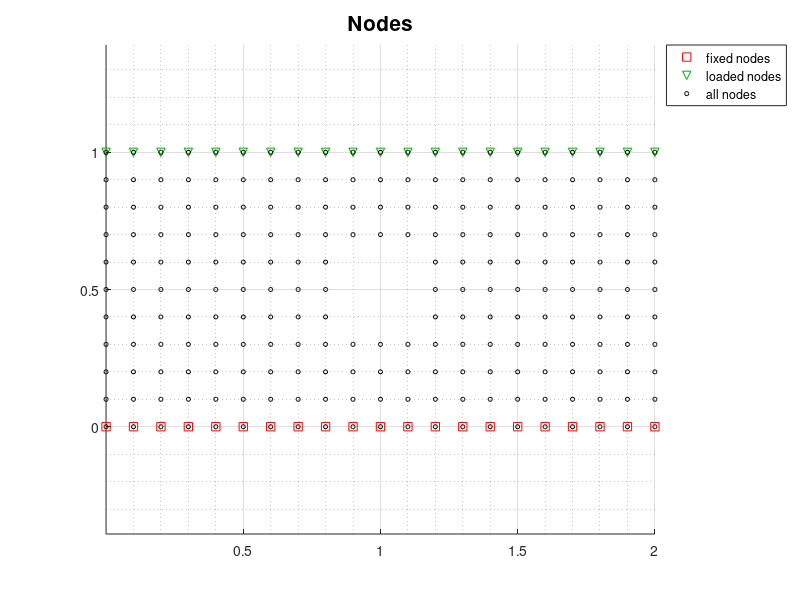
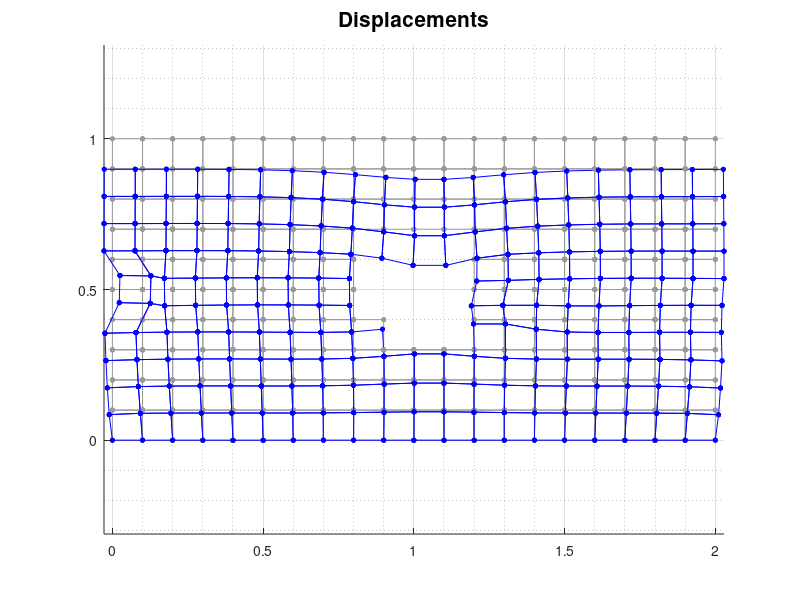
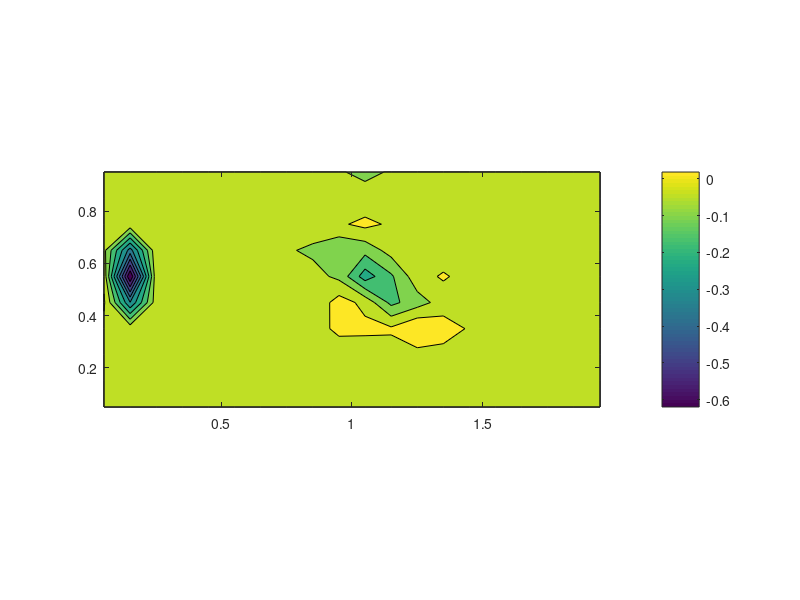
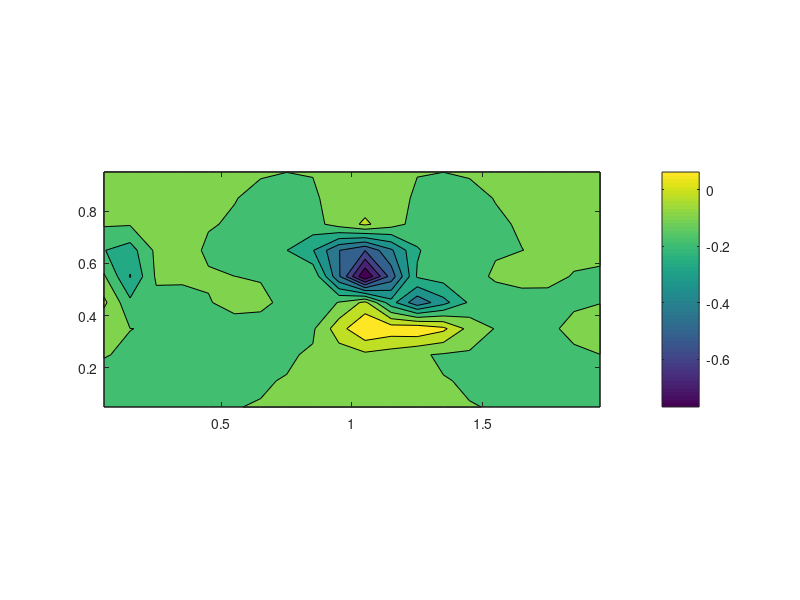

The MATLAB script that drew these images, in order:
%%% Part 2 - Plane Strain/Stress %%%

%%% a2D continuum structure %%%
clear all, close all, clc

% Plot parameters
nms = 3; % node marker size for displacements plot

% Material properties
E = 1; % Young modulus in [N/m^2]
v = 0.3;

% Size of the structure
Lx = 2; % length of the structure in x-direction [m]
Ly = 1;
D = 0.4; % diameter of the hole

% Mesh
nx = 10*Lx; % n. elements in x
ny = 10*Ly;
m = nx*ny; % total n. of elements
Dx = Lx/nx; % size of the element along x
Dy = Ly/ny;

% Nodes
N = (nx+1)*(ny+1); % total n. of nodes

% Node grid - we use here a grid numeration
ix = [1:nx+1];
iy = [1:ny+1];

% Node coordinates
x = (ix-1)*Dx;
y = (iy-1)*Dy;
[xn,yn] = meshgrid(x,y);

% Hole dimensions and coordinates
R = D/2 - 0.01; % accountfor error
center = [Lx/2,Ly/2];

% Stiffness matrix
K = zeros(2*N,2*N);
Em = [1 v 0;
      v 1 0;
      0 0 (1-v)/2]*E/(1-v^2); % plane stress
% Em = [(1-v) v 0;
%       v (1-v) 0;
%       0 0 (1-2*v)/2]*E/((1+v)*(1-2*v)); % plane strain

% Gauss points
g(1,:) = 1/sqrt(3)*[-1,-1]; % the matrix g contains the coordinates of the Gaussian points
g(2,:) = 1/sqrt(3)*[1,-1];
g(3,:) = 1/sqrt(3)*[-1,1];
g(4,:) = 1/sqrt(3)*[1,1];

for ex = 1:nx
    for ey = 1:ny
        i = (ey-1)*(nx+1)+ex;
        j = i+nx+1;
        x1 = xn(ey,ex); x2 = xn(ey,ex+1); x3 = x1; x4 = x2;
        y1 = yn(ey,ex); y2 = y1; y3 = yn(ey+1,ex); y4 = y3;
        
        % Hole
        distance = sqrt((x1 - center(1))^2 + (y1 - center(2))^2); 
        if distance <= R 
            xn(ey, ex) = NaN; 
            yn(ey, ex) = NaN;
            continue
        end

        Kq = 0;
        for gg = 1:4 % the four Gauss points
            xx = g(gg,1);
            yy = g(gg,2);
            Nxx = [-0.25*(1-yy), 0.25*(1-yy), -0.25*(1+yy), 0.25*(1+yy)];
            Nyy = [-0.25*(1-xx), -0.25*(1+xx), 0.25*(1-xx), 0.25*(1+xx)];
            J = [Nxx*[x1;x2;x3;x4], Nxx*[y1;y2;y3;y4]; Nyy*[x1;x2;x3;x4], Nyy*[y1;y2;y3;y4]];
            dJ = det(J);
            iJ = inv(J);
            A= (1/dJ)*([J(2,2) -1*J(1,2) 0 0; 0 0 -1*J(2,1) J(1,1); -1*J(2,1) J(1,1) J(2,2) -1*J(1,2)]);
            G = [Nxx(1) 0 Nxx(2) 0 Nxx(3) 0 Nxx(4) 0;
                Nyy(1) 0 Nyy(2) 0 Nyy(3) 0 Nyy(4) 0;
                0 Nxx(1) 0 Nxx(2) 0 Nxx(3) 0 Nxx(4);
                0 Nyy(1) 0 Nyy(2) 0 Nyy(3) 0 Nyy(4)];
            B = A*G;
            Kq = Kq + B'*Em*B*dJ;
            Bg(:,:,gg) = B;
        end
        edofs = [2*i-1,2*i,2*(i+1)-1,2*(i+1),2*j-1,2*j,2*(j+1)-1,2*(j+1)];
        K(edofs,edofs) = K(edofs,edofs)+Kq;
    end
end

% Boundary conditions
ixfix = [1:nx+1]; % position of the fixed nodes in the node grid
iyfix = 1;
ifix = (iyfix-1)*(nx+1)+ixfix;
fix_dofs = [2*(ifix)-1 2*(ifix)]; % both u and v are constrained here

% Loads
f = zeros(2*N,1);
q = -0.1; % this is the distributed load at the top surface in [N/m]
ixload = [1:nx+1]; % position of the loaded nodes in the node grid
iyload = (ny+1);
iload = (iyload-1)*(nx+1)+ixload;
load_dofs = 2*(iload); % we are loading in the y direction
xload = [xn(iyload,1) xn(iyload,ixload) xn(iyload,end)];
f(load_dofs) = q*0.5*(xload(3:end)-xload(1:end-2));

% Solution
free_dofs = setdiff([1:2*N],[fix_dofs]);
K_free=K(free_dofs,free_dofs);
revised_dofs = setdiff([free_dofs],find(all(K_free == 0,1)));
K_free(all(K_free == 0,2),:) = [];
K_free(:,all(K_free == 0,1)) = [];
u = zeros(2*N,1); 
u(revised_dofs) = K_free\f(revised_dofs);

% Plot results
figure(1)
hold on; grid on; grid minor
title('Nodes','fontsize',15)
plot(xn(iyfix,ixfix),yn(iyfix,ixfix),'rs','Markersize',6)
plot(xn(iyload,ixload),yn(iyload,ixload),'gv','MarkerEdgeColor',[0,0.7,0],'Markersize',6)
plot(xn,yn,'ko','Markersize',3)
legend('fixed nodes','loaded nodes','all nodes','Location','NorthEastOutside')
axis equal;

%%%
figure(2)
title('Displacements','fontsize',15)
hold on; grid on; grid minor
grey = 0.6*[1 1 1]; % light grey as the color for the undeformed structure

for ey = 1:ny
    for ex = 1:nx
        x1 = xn(ey,ex); x2 = xn(ey,ex+1); x3 = x1; x4 = x2;
        y1 = yn(ey,ex); y2 = y1; y3 = yn(ey+1,ex); y4 = y3;
        i = (ey-1)*(nx+1)+ex;
        j = i+nx+1;

        % Skip if any node in the element is NaN
        % if any(isnan([x1, x2, x3, x4, y1, y2, y3, y4]))
        %     continue
        % end

        u1 = u(2*i-1,1); v1 = u(2*i,1);
        u2 = u(2*(i+1)-1,1); v2 = u(2*(i+1),1);
        u3 = u(2*j-1,1); v3 = u(2*j,1);
        u4 = u(2*(j+1)-1,1); v4 = u(2*(j+1),1);
        plot([x1,x2],[y1,y2],'k-o','Color',grey,'MarkerSize',nms,'markerfacecolor',grey)
        plot([x1,x3],[y1,y3],'k-o','Color',grey,'MarkerSize',nms,'markerfacecolor',grey)
        plot([x2,x4],[y2,y4],'k-o','Color',grey,'MarkerSize',nms,'markerfacecolor',grey)
        plot([x3,x4],[y3,y4],'k-o','Color',grey,'MarkerSize',nms,'markerfacecolor',grey)
        plot([x1+u1,x2+u2],[y1+v1,y2+v2],'b-o','MarkerSize',nms,'markerfacecolor','b')
        plot([x1+u1,x3+u3],[y1+v1,y3+v3],'b-o','MarkerSize',nms,'markerfacecolor','b')
        plot([x2+u2,x4+u4],[y2+v2,y4+v4],'b-o','MarkerSize',nms,'markerfacecolor','b')
        plot([x3+u3,x4+u4],[y3+v3,y4+v4],'b-o','MarkerSize',nms,'markerfacecolor','b')
        % average strains and stresses in the element - from their values
        % at the Gauss points
        uv = [u1;v1;u2;v2;u3;v3;u4;v4];
        ev = 0;
        for gg = 1:4
            ev = ev+0.25*Bg(:,:,gg)*uv;
        end
        eev(ey,ex,:) = ev;
        sv(ey,ex,:) = Em*ev;
        xc(ey,ex) = 0.25*(x1+x2+x3+x4);
        yc(ey,ex) = 0.25*(y1+y2+y3+y4);
    end
end
axis equal
for splt = 1:3
figure(10+splt)
contourf(xc,yc,sv(:,:,splt))
colorbar
axis equal
end
for eplt = 1:3
figure(20+eplt)
contourf(xc,yc,eev(:,:,eplt))
colorbar
axis equal
end
